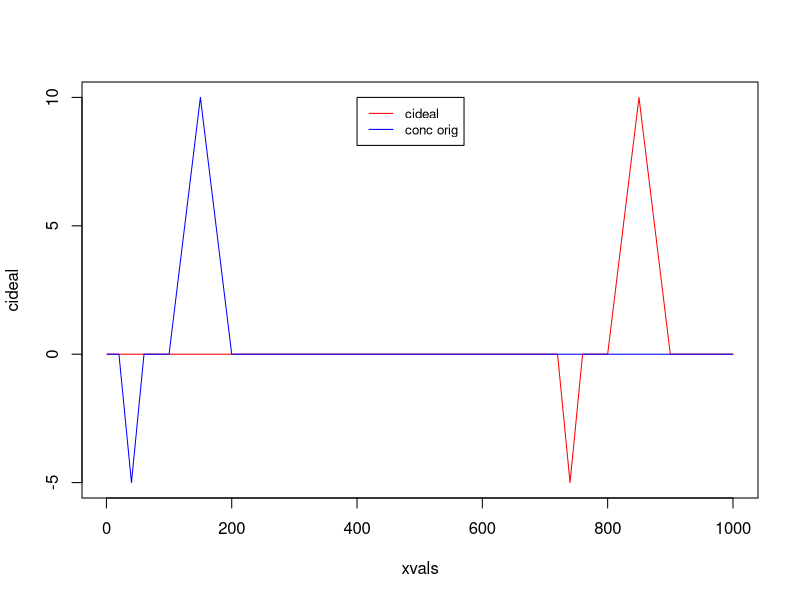
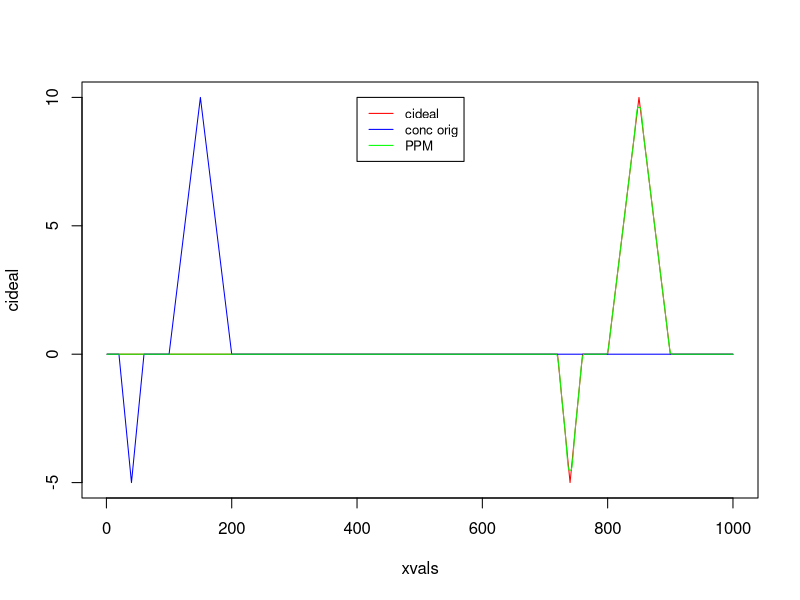
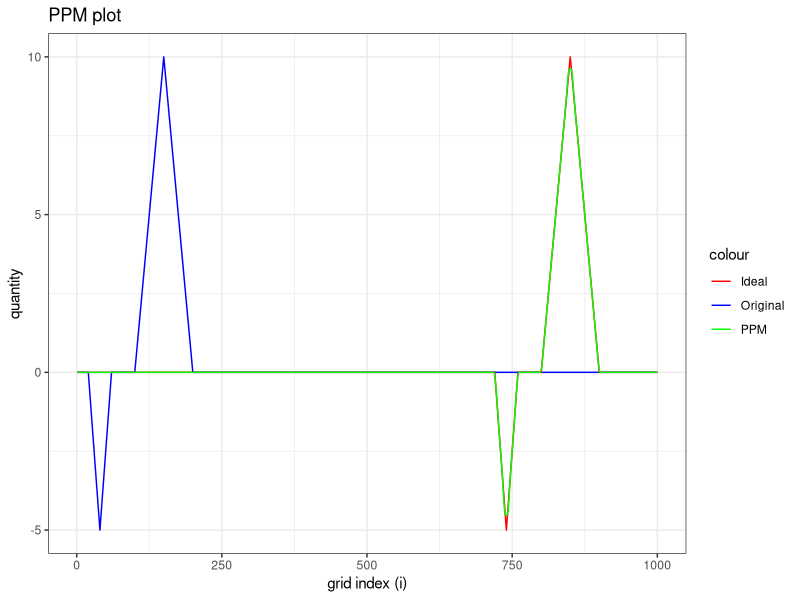

Recreate these plots in R, in order.
## ---- chunk 1
knitr::opts_chunk$set(echo = TRUE)
library(ggplot2)
library(tidyverse)
## ---- chunk 2
# Create the grid and initial conditions
imax = 1000             # number of grid points in x-direction
delx = 100.             # horizontal grid spacing (m)
delt = 10.              # time increment (s)
u = 5.                  # horizontal wind speed (m/s)
## ---- chunk 3
# Create initial concentration anomaly distribution in the x-direction
conc <- rep(0.0, imax)   # initial concentration of background is zero
cmax = 10.0                      # max initial concentration
conc[100:150] <- seq(0., cmax, len = 51)        # insert left side of triangle
conc[150:200] <- seq(cmax, 0., len = 51)        # insert right side of triangle
conc[20:40] <- seq(0., -0.5*cmax, len = 21)    # insert left side of triangle
conc[40:60] <- seq(-0.5*cmax, 0., len = 21)    # insert right side of triangle

conc_orig <- conc
## ---- chunk 4
# create ideal solution
cideal <- rep(0.0, imax)   # initial concentration of ideal background is zero
cideal[800:850] <- seq(0., cmax, len = 51)    # insert left side of triangle
cideal[850:900] <- seq(cmax, 0., len = 51)    # insert right side of triangle
cideal[720:740] <- seq(0., -0.5*cmax, len = 21)    # insert left side of triangle
cideal[740:760] <- seq(-0.5*cmax, 0., len = 21)    # insert right side of triangle
## ---- chunk 5
nsteps = (imax - 300) / (u * delt / delx)
xvals = seq(1,1000)
## ---- chunk 6

plot(xvals, cideal, col = 'red', type = "l")
lines(xvals, conc, col = 'blue')
legend(400, 10, legend=c("cideal", "conc orig"), 
       col=c("red", "blue"), lty=1, cex=0.8)


# plot <- ggplot() +
#   geom_line(aes(x = xvals, y = conc), color ="blue") +
#   geom_line(aes(x = xvals, y = cideal), color ="red") +
#   theme_bw() +
#   xlab("grid index (i)") +
#   ylab("quantity")+
#   ggtitle("PPM plot")




## ---- chunk 7

#### USING THE CODE PROVIDED

# ================================
# 6) Use the HPPM method from CMAQ
# CW refers to the paper by Colella and Woodward.

# 1-D domain covers grid points i = 1 to imax.  But 1 and imax are boundary-
# condition cells.  The main interior computation is for i = 2 to (imax-1).

# Pre-calculate some constants
sixth = 1.0/6.0
two3rds = 2.0/3.0
oneoverdelx = 1.0 / delx

# Allocate the vectors
dc = numeric(imax)       # nominal difference in concentration across a cell
clfirst = numeric(imax)  # first guess of conc at left edge of cell i
cr = numeric(imax)       # conc at right edge of cell i
cl = numeric(imax)       # conc at left edge of cell i
c6 = numeric(imax)       # this corresponds to parabola parameter a6 of CW eq.(1.4)
FL = numeric(imax)       # pollutant flux into the left side of a grid cell
FR = numeric(imax)       # pollutant flux into the right side of a grid cell


# Iterate forward in time
for (n in 1:nsteps) {                   # for each time step n
    
    
    # To guarantee that solution is monotonic, check that the left edge of cell i 
    #    (which is between cells i and i-1) should not have a concentration lower  
    #    or higher than the concentrations in those two neighboring cells
    #    Namely, is clfirst between c[i] and c[i-1].  If not, then fix.
    for (i in 2:(imax - 1)) {           # for each interior grid point i
        del_cl = conc[i] - conc[i-1]    # concentration difference with cell at left
        del_cr = conc[i+1] - conc[i]    # concentration difference with cell at right
        dc[i] = 0.5*(del_cl + del_cr)   # 1st guess of avg conc difference across cell i
        if ((del_cl*del_cr)>0.0) {      # then revise average difference across cell i
            dc[i] = sign(dc[i]) * min( abs(dc[i]) , 2*abs(del_cl) , 2*abs(del_cr) ) 
        } else {dc[i]=0.0}              # for the special case of constant conc across cell
    }                                   # end of grid-point (i) loop
    
    # First guess for concentration at left edge of each cell, using revised dc value
    for (i in 2:(imax - 1)) {           # for each interior grid point i
        clfirst[i] = 0.5*(conc[i]+conc[i-1]) - sixth*(dc[i]-dc[i-1])  
    }                                   # end of grid-point (i) loop   
    
    # find parameters for the piecewise-continuous parabola in cell i
    for (i in 2:(imax - 1)) {           # for each interior grid point i
        
        # conc at the right edge (cr) of cell i equals concen at left edge of cell i+1
        cr[i] = clfirst[i+1]            # concentration at right edge of cell i
        cl[i] = clfirst[i]              # concentration at left edge of cell i
        
        # Check whether cell i is an extremum (is a peak or valley in the conc plot)
        if (( (cr[i]-conc[i]) * (conc[i] - cl[i]) )   > 0.0) {   # then not extremum
            
            # Find the two coefficients of the parabola: dc and c6:  
            dc[i] = cr[i] - cl[i]       # updated concen diff. between right and left edges
            c6[i] = 6*( conc[i] - 0.5*(cl[i]+cr[i]) )
            
            if ( (dc[i]*c6[i]) > (dc[i]*dc[i]) ) {   # then adjust for overshoot at left edge
                cl[i] = 3.0*conc[i] - 2.0*cr[i]
            } else if ((-dc[i]*dc[i]) > (dc[i]*c6[i])) {  # then adjust for overshoot at right
                cr[i] = 3.0*conc[i] - 2.0*cl[i]     
            }                           # end of block of "not extremum" calculations
            
        } else {                        # For an extremum, don't use a parabola.
            cl[i] = conc[i]             # Instead, assume concen is constant across the cell,
            cr[i] = cl[i]               # Thus, left and right concentrations equal average conc.
        }                               # end of grid-point (i) loop
        
        # second guess of coefficients for the parabola, from CW eq. (1.5)
        dc[i] = cr[i] - cl[i]       
        c6[i] = 6.0*(conc[i] - 0.5*(cl[i] + cr[i]))
        
    }                                   # end of grid-point (i) loop
    
    
    # Initialize to 0 the fluxes into the left and right sides of cell i
    FL <- rep(0.0, imax)
    FR <- rep(0.0, imax)
    
    
    # Next, use parabolic fits within each cell to calculate the fluxes betweeen cells
    
    # At left side of whole domain (i = 1), assume constant flux. Use FR[1] = FR[2]
    if (u > 0.0) {                      # if wind enters left boundary of domain
        y = u*delt                      # distance traversed by wind during delt
        x = y*oneoverdelx               # Courant number is fraction of grid cell traversed
        # Find the flux leaving the right side of left boundary cell
        FR[1] = y*( cr[2] - 0.5*x*(dc[2] - c6[2]*(1.0 - two3rds*x))  )    # parabolic in x
    }
    
    # In interior of whole domain, use parabola eqs. CW (1.12) to find the fluxes
    for (i in 2:(imax-1)) {             # for each interior grid point i
        
        if (u < 0.0) {                  # for wind from right to left
            y = -u*delt                 # distance traversed by wind during delt
            x = y*oneoverdelx           # Courant number is fraction of grid cell traversed
            FL[i] = y*( cl[i] + 0.5*x*(dc[i] + c6[i]*(1.0 - two3rds*x))  )   # parabolic in x
        }
        
        if (u > 0.0) {                  # for wind from left to right
            y = u*delt                  # distance traversed by wind during delt
            x = y*oneoverdelx           # Courant number is fraction of grid cell traversed
            FR[i] = y*( cr[i] - 0.5*x*(dc[i] - c6[i]*(1.0 - two3rds*x))  )   # parabolic in x
        }
        
    }                                   # end of loop over all interior grid cells
    
    # At right side of whole domain (i = imax), assume const. flux. Use FL[imax] = FL[imax-1]
    if (u < 0.0) {                      # if wind enters right boundary of domain
        y = -u*delt                     # distance traversed by wind during delt
        x = y*oneoverdelx               # Courant number is fraction of grid cell traversed
        FL[imax] = y*( cl[imax-1] + 0.5*x*(dc[imax-1] + c6[imax-1]*(1.0 - two3rds*x))  )
    }
    
    
    # For a realistic case, you would want to impose the actual fluxes at the boundaries.
    # But for our simple HW, impose boundry conditions of zero pollutant flux entering the domain.
    if (u > 0.0) FR[1] = 0.0
    if (u < 0.0) FL[1] = 0.0
    
    
    # Update the concentrations in each grid cell.  *** This is the forecast equation.***
    
    for (i in 2:(imax-1)) {             # for each interior grid point i
        conc[i] <- conc[i] + oneoverdelx* (FR[i-1] - FR[i] + FL[i+1] - FL[i])  # CW eq. 1.13
    }                                   # end of loop over all interior grid cells i
    
}                                       # end of loop over all time iterations n
## ---- chunk 8
#conc

plot(xvals, cideal, col = 'red', type = "l")
lines(xvals, conc_orig, col = 'blue')
lines(xvals, conc, col = 'green')
legend(400, 10, legend=c("cideal", "conc orig", "PPM"), 
       col=c("red", "blue", "green"), lty=1, cex=0.8)
## ---- chunk 9
df <- data.frame("Original Concentration" = conc_orig, 
                 "Ideal solution" = cideal, 
                 "PPM solution" = conc,
                 "grid space" = xvals)

## ---- chunk 10

df %>% ggplot(aes(x = grid.space)) +
  geom_line(aes(y = Original.Concentration, color = "Original")) +
  geom_line(aes(y = Ideal.solution, color ="Ideal")) +
  geom_line(aes(y = PPM.solution, color ="PPM")) +
  theme_bw() +
  xlab("grid index (i)") +
  ylab("quantity")+
  scale_color_manual(values = c("Original" = 'blue', 
                                "Ideal" = "red", 
                                "PPM" = "green")) +
  ggtitle("PPM plot")


